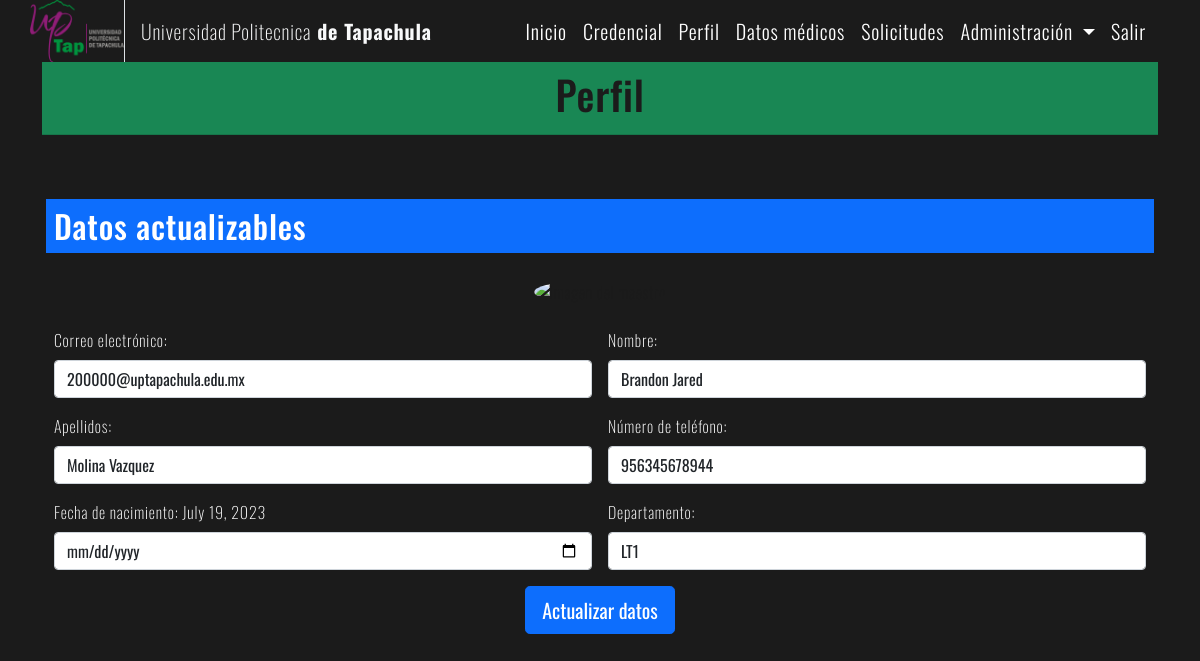
The app's page /administradores/panel_administrador/administradores/detalle/1/ with its own data.
### core/models.py (models this page shows, shortened)
class UsuarioPersonalizado(AbstractBaseUser, PermissionsMixin):
    email = models.EmailField(unique=True, error_messages={'unique': 'Ya existe un usuario con ese correo'})
    nombre = models.CharField(max_length=50)
    apellidos = models.CharField(max_length=50)
    fecha_nacimiento = models.DateField(null=True)
    direccion = models.CharField(max_length=255)
    usuario_activo = models.BooleanField(default=False)
    is_staff = models.BooleanField(default=False)
    fecha_registro = models.DateTimeField(auto_now_add=True)
    numero_telefono = models.CharField(max_length=10, null=True)
    imagen = CloudinaryField('image')
    credencial = models.ForeignKey(Credencial, on_delete=models.PROTECT, null=True, related_name='credencial')
    ficha_medica = models.ForeignKey(FichaMedica, on_delete=models.PROTECT, null=True, related_name='ficha_medica')
    contacto_emergencia = models.ForeignKey(ContactoEmergencia, on_delete=models.PROTECT, null=True,
                                            related_name='contacto_emergencia_relacion')
    solicitud = models.ForeignKey('SolicitudCredencial', on_delete=models.PROTECT, null=True,
                                  related_name='solicitud_relacion')
    tipo_usuario = models.CharField(max_length=20, choices=[('alumno', 'alumno'), ('maestro', 'maestro'),
                                                            ('administrador', 'administrador'),
                                                            ('directivo', 'directivo')])
    objects = UsuarioBasePersonalizado()
    USERNAME_FIELD = 'email'
    REQUIRED_FIELDS = []

class Administrador(UsuarioPersonalizado):
    departamento = models.CharField(max_length=30)
    is_admin = models.BooleanField(default=False)
    is_administrador = models.BooleanField(default=True)

### administradores/views.py (the view, shortened to what this page needs)
class PanelAdministradorAdministradorDetalle(View):
    def get(self, request, id):
        administrador = Administrador.objects.get(id=id)
        context = {
            'usuario': administrador
        }
        return render(request,
                      'administradores/PanelAdministracion/administracion_administradores/detalles/panel_detalles_administrador.html',
                      context=context)

### administradores/templates/administradores/PanelAdministracion/administracion_administradores/detalles/panel_detalles_administrador.html (shortened to what this page needs)
{% extends 'administradores/layouts/view_home_administradores.html' %}
{% load static %}
{% block content %}
    <div class="card-header mb-1 bg-success">
        <h1 class="text-center">Perfil</h1>
    </div>
    <main class="container">
        <form method="post" class="row g-3 mt-3" enctype="multipart/form-data">
            <h2 class="text-white bg-primary p-2 mt-5">Datos actualizables</h2>
            <div class="col-12 d-flex justify-content-center">
                <div class="align-content-center flex">
                    <label for="inputAdminImage" class="text-center">
                        <img src="{{ usuario.imagen.url }}" alt="Imagen del maestro" id="adminImage"
                             class="card-img-top rounded-circle imagen">
                    </label>
                </div>
            </div>
            <div class="col-6">
                <label for="inputEmail" class="form-label text-white">Correo electrónico:</label>
                <input name="email" required type="email" class="form-control" id="inputEmail"
                       value="{{ usuario.email }}">
            </div>
            <div class="col-6">
                <label for="inputName" class="form-label text-white">Nombre:</label>
                <input name="nombre" required type="text" class="form-control" id="inputName"
                       value="{{ usuario.nombre }}">
            </div>
            <div class="col-6">
                <label for="inputLast" class="form-label text-white">Apellidos:</label>
                <input name="apellidos" required type="text" class="form-control" id="inputLast"
                       value="{{ usuario.apellidos }}">
            </div>
            <div class="col-6">
                <label for="inputPhone" class="form-label text-white">Número de teléfono:</label>
                <input name="numero_telefono" required type="number" class="form-control" id="inputPhone"
                       value="{{ usuario.numero_telefono }}">
            </div>
            <div class="col-6">
                <label for="dateInput" class="form-label text-white">Fecha de
                    nacimiento: {{ usuario.fecha_nacimiento }}</label>
                <input name="fecha_nacimiento" required type="date" class="form-control" id="dateInput"
                       value="{{ usuario.fecha_nacimiento }}">
            </div>
            <div class="col-6">
                <label for="puestoInput" class="form-label text-white">Departamento:</label>
                <input name="departamento" required type="text" class="form-control" id="dateInput"
                       value="{{ usuario.departamento }}">
            </div>
            <div class="col-12">
                <center>
                    <button type="submit" class="btn btn-primary btn-lg btn-pulse">
                        Actualizar datos
                    </button>
                </center>
            </div>
        </form>
    </main>
{% endblock %}

### administradores/static/administradores/home/styles/styles.css (style rules this page uses)
:root { --color-dark: #1b1b1b; --color-light: #ffffff; --color-gold: #c7b8a5; }
body { font-family: "Oswald", sans-serif; font-weight: 200; background-color: var(--color-dark); color: var(--color-dark); letter-spacing: 0.05rem; }
.imagen { width: 10rem; height: 10rem; }

### administradores/templates/administradores/PanelAdministracion/administracion_administradores/detalles/panel_detalles_administrador.html (style rules this page uses)
.btn-pulse { animation: pulse 1.2s cubic-bezier(0.25, 0.46, 0.45, 0.94) infinite; box-shadow: 0 0 0 0 rgba(0, 0, 0, 0.2); }

### records on screen
UsuarioPersonalizado: email "200000@uptapachula.edu.mx", nombre "Brandon Jared", apellidos "Molina Vazquez", numero_telefono "956345678944", fecha_nacimiento "July 19, 2023"
Administrador: departamento "LT1"
